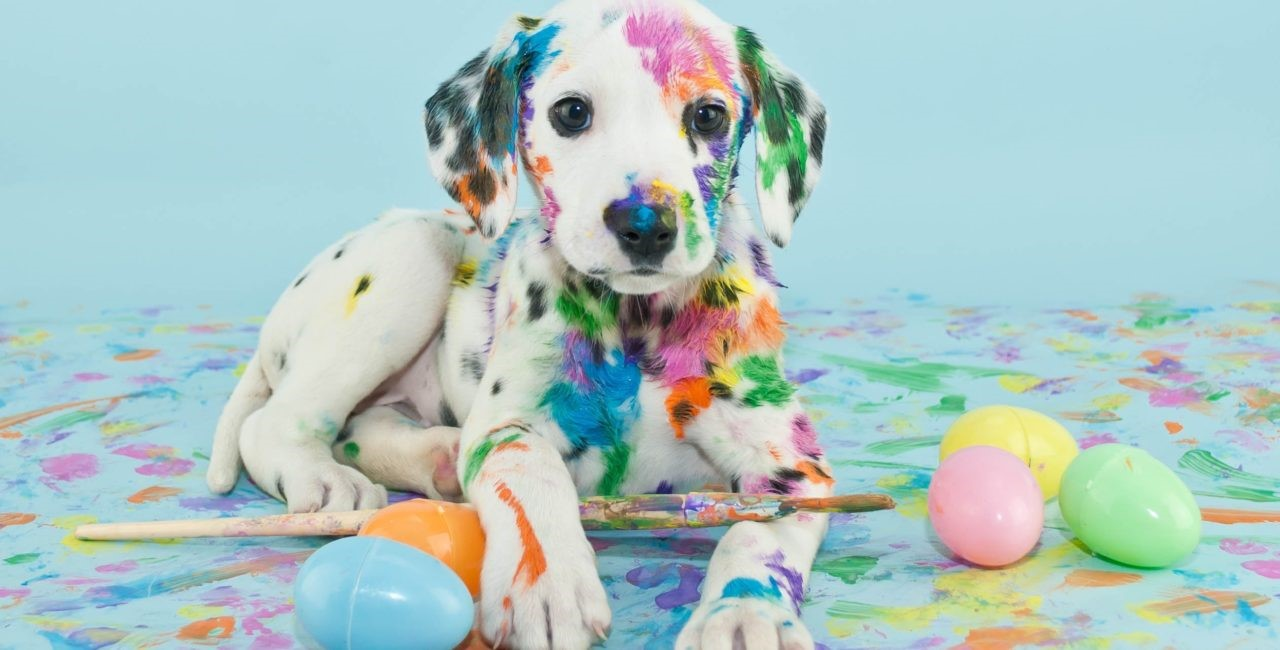
#> input picture 2374802010470_NguyenThanhThien_th8/hinh1.jpg, 1280 x 650 px
$ jupyter execute --allow-errors lab7_8.ipynb   (shell and % lines are left out)
#> lines starting #> are read from the running program, lines starting #| are printed output that depends on the picture; after the words box and inside, x2 and y2 are one past the last pixel; in counts of white or black regions, pixels touching at a corner belong together
[cell 1]
#lab7
import cv2
import numpy as np
import matplotlib.pyplot as TenSV

[cell 2]
img = cv2.imread('hinh1.jpg')
#> img is the input picture: shape (650, 1280, 3); mean B, G, R 195.5, 197.6, 172.9
img = cv2.cvtColor(img, cv2.COLOR_BGR2RGB)

TenSV.imshow(img)
TenSV.title("Original Image")
TenSV.axis("off")

[cell 3]
gray = cv2.cvtColor(img, cv2.COLOR_RGB2GRAY)

ret, thresh = cv2.threshold(gray,127,255,cv2.THRESH_BINARY)
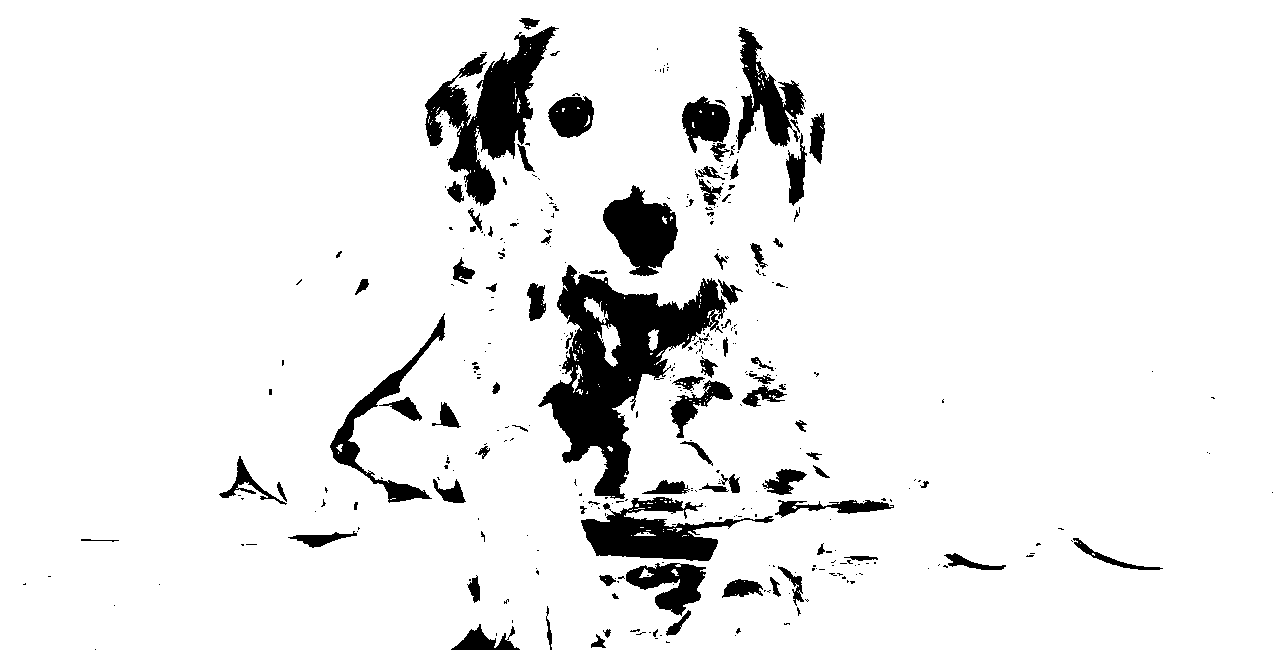
#> thresh: shape (650, 1280); 92.4% white; 371 black regions (275 under 20 px), largest, box (x1, y1, x2, y2) and area: (538, 265, 727, 499) 16419, (425, 26, 559, 206) 8920, (581, 497, 774, 561) 5408

TenSV.imshow(thresh, cmap='gray')
TenSV.title("Thresholding")
TenSV.axis("off")

[cell 4]
ret2, otsu = cv2.threshold(gray,0,255,cv2.THRESH_BINARY+cv2.THRESH_OTSU)
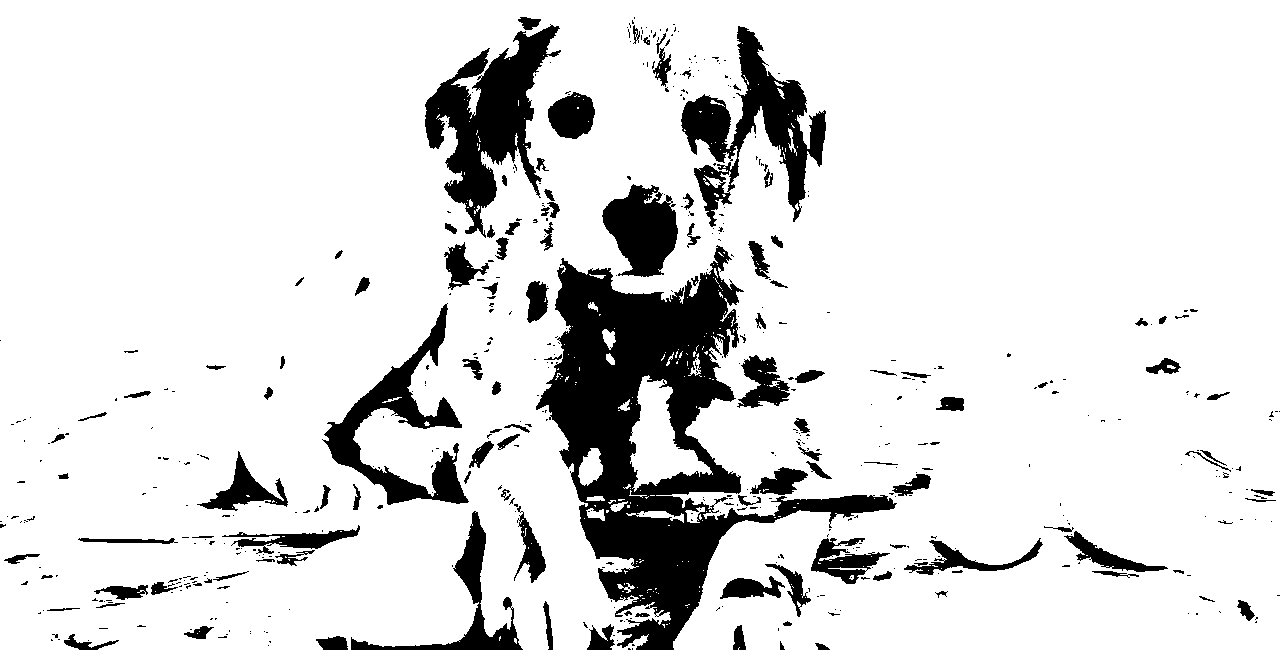
#> otsu: shape (650, 1280); 86.9% white; 539 black regions (415 under 20 px), largest, box (x1, y1, x2, y2) and area: (536, 245, 897, 650) 43907, (425, 24, 561, 238) 11748, (681, 26, 826, 227) 9861
#> ret2 = 157

TenSV.imshow(otsu, cmap='gray')
TenSV.title("Otsu Segmentation")
TenSV.axis("off")

[cell 5]
Z = img.reshape((-1,3))
Z = np.float32(Z)

criteria = (cv2.TERM_CRITERIA_EPS + cv2.TERM_CRITERIA_MAX_ITER, 10, 1.0)

K = 3
ret,label,center=cv2.kmeans(Z,K,None,criteria,10,cv2.KMEANS_RANDOM_CENTERS)
#> ret = 1.38e+09; center = [[76.48, 107.7, 104.3], [182.7, 214.4, 217.8], [180.4, 173.9, 150.3]]

center = np.uint8(center)
#> center = [[76, 107, 104], [182, 214, 217], [180, 173, 150]]
res = center[label.flatten()]
res2 = res.reshape((img.shape))
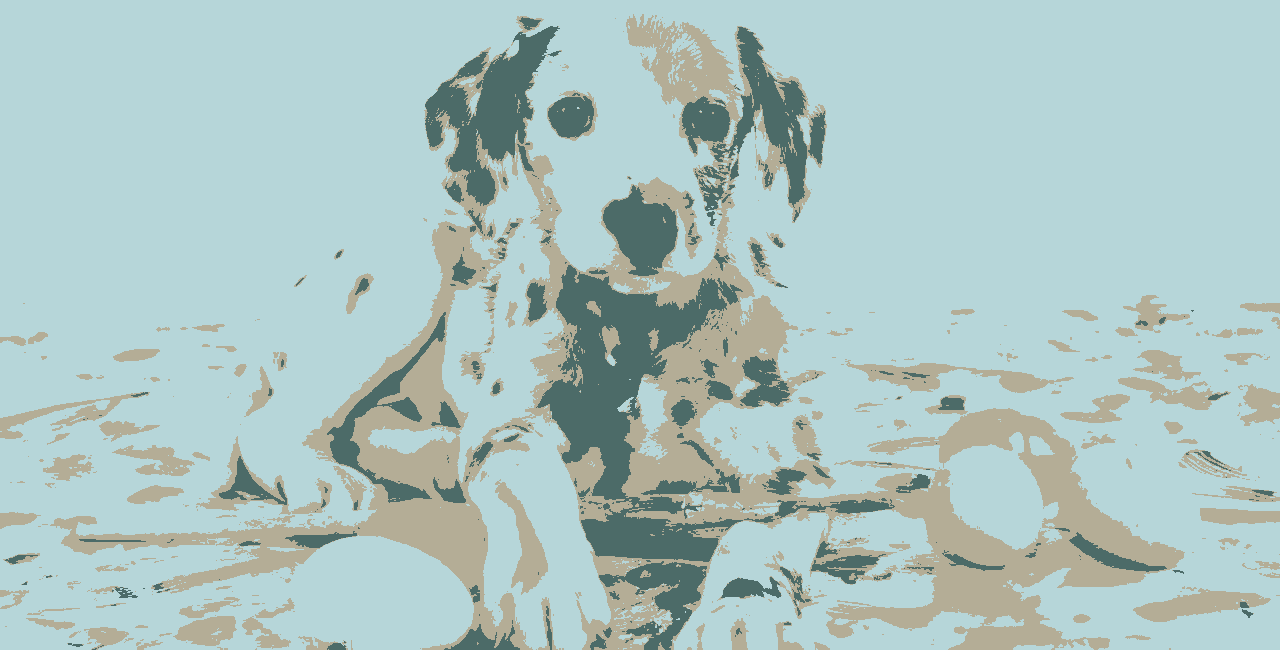
#> res2: shape (650, 1280, 3); mean R, G, B 172.4, 197.2, 194.9

TenSV.imshow(res2)
TenSV.title("K-means Segmentation")
TenSV.axis("off")

[cell 6]
# Region Growing (fix lỗi)

gray2 = gray.copy()

h, w = gray2.shape[:2]
#> h = 650; w = 1280

mask = np.zeros((h+2, w+2), np.uint8)

seed_point = (100,100)

cv2.floodFill(gray2, mask, seed_point, 255)
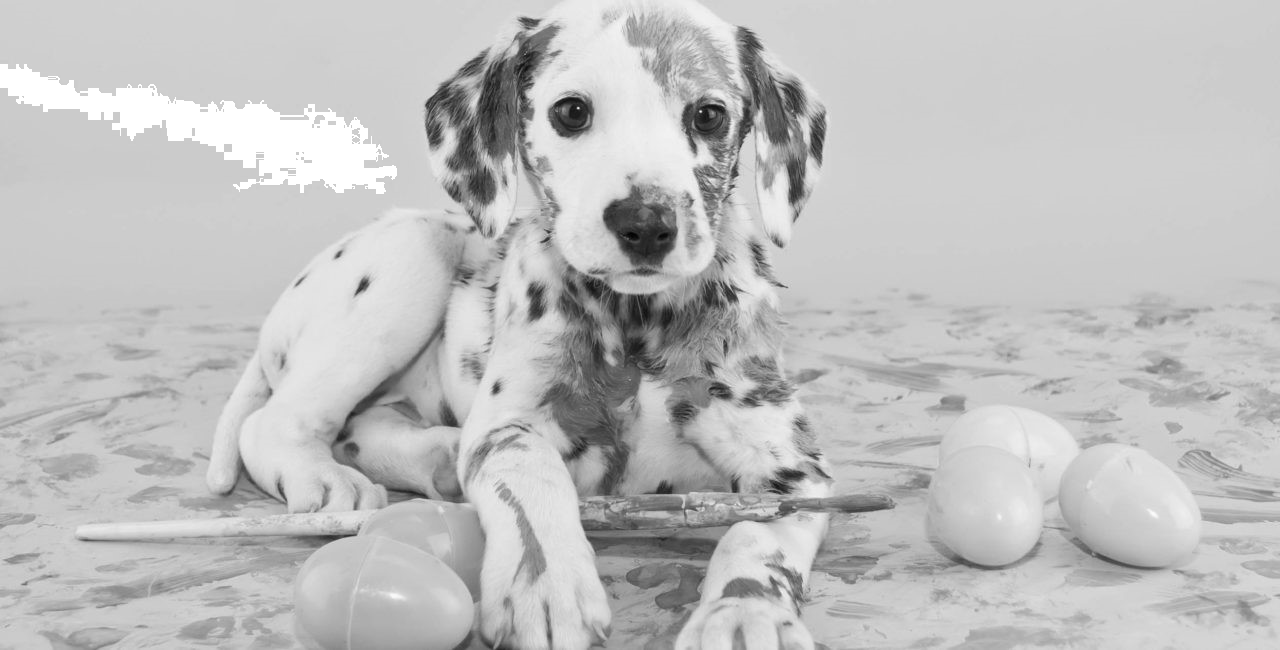
#> gray2: shape (650, 1280); min 0, max 255, mean 191.1

TenSV.imshow(gray2, cmap='gray')
TenSV.title("Region Growing")
TenSV.axis("off")

[cell 7]
blur = cv2.GaussianBlur(gray,(5,5),0)
ret, split_merge = cv2.threshold(blur,120,255,cv2.THRESH_BINARY)
#> split_merge: shape (650, 1280); 93.4% white; 132 black regions (53 under 20 px), largest, box (x1, y1, x2, y2) and area: (539, 266, 725, 498) 15405, (426, 28, 554, 205) 8128, (582, 509, 737, 561) 4222

TenSV.imshow(split_merge, cmap='gray')
TenSV.title("Split and Merge")
TenSV.axis("off")

[cell 8]
edges = cv2.Canny(gray,100,200)
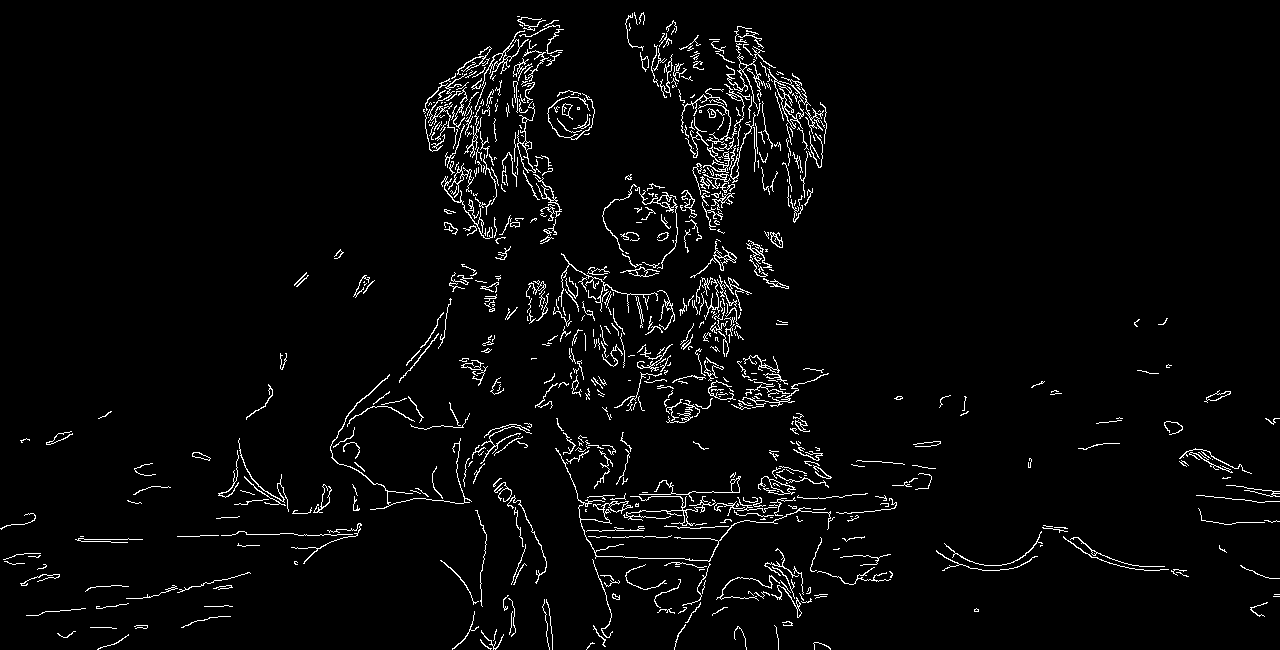
#> edges: shape (650, 1280); 3.4% white in thin lines or dots

TenSV.imshow(edges, cmap='gray')
TenSV.title("Edge Segmentation")
TenSV.axis("off")
